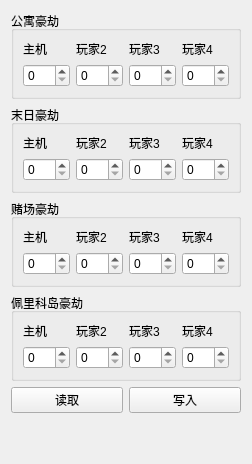
     <widget class="QWidget" name="tab_3">
      <attribute name="title">
       <string>分红</string>
      </attribute>
      <layout class="QGridLayout" name="gridLayout_10">
       <item row="0" column="0">
        <widget class="QGroupBox" name="groupBox">
         <property name="title">
          <string>公寓豪劫</string>
         </property>
         <layout class="QGridLayout" name="gridLayout">
          <item row="0" column="2">
           <layout class="QVBoxLayout" name="verticalLayout_3">
            <item>
             <widget class="QLabel" name="label_18">
              <property name="text">
               <string>玩家3</string>
              </property>
             </widget>
            </item>
            <item>
             <widget class="QSpinBox" name="spinBox_playerCut3_apartmentHeist">
              <property name="suffix">
               <string/>
              </property>
              <property name="maximum">
               <number>100</number>
              </property>
              <property name="displayIntegerBase">
               <number>10</number>
              </property>
             </widget>
            </item>
           </layout>
          </item>
          <item row="0" column="1">
           <layout class="QVBoxLayout" name="verticalLayout_2">
            <item>
             <widget class="QLabel" name="label_15">
              <property name="text">
               <string>玩家2</string>
              </property>
             </widget>
            </item>
            <item>
             <widget class="QSpinBox" name="spinBox_playerCut2_apartmentHeist">
              <property name="suffix">
               <string/>
              </property>
              <property name="maximum">
               <number>100</number>
              </property>
              <property name="displayIntegerBase">
               <number>10</number>
              </property>
             </widget>
            </item>
           </layout>
          </item>
          <item row="0" column="0">
           <layout class="QVBoxLayout" name="verticalLayout">
            <item>
             <widget class="QLabel" name="label_13">
              <property name="text">
               <string>主机</string>
              </property>
             </widget>
            </item>
            <item>
             <widget class="QSpinBox" name="spinBox_playerCut1_apartmentHeist">
              <property name="enabled">
               <bool>true</bool>
              </property>
              <property name="wrapping">
               <bool>false</bool>
              </property>
              <property name="readOnly">
               <bool>false</bool>
              </property>
              <property name="keyboardTracking">
               <bool>true</bool>
              </property>
              <property name="showGroupSeparator" stdset="0">
               <bool>false</bool>
              </property>
              <property name="suffix">
               <string/>
              </property>
              <property name="maximum">
               <number>100</number>
              </property>
              <property name="stepType">
               <enum>QAbstractSpinBox::DefaultStepType</enum>
              </property>
              <property name="displayIntegerBase">
               <number>10</number>
              </property>
             </widget>
            </item>
           </layout>
          </item>
          <item row="0" column="3">
           <layout class="QVBoxLayout" name="verticalLayout_4">
            <item>
             <widget class="QLabel" name="label_19">
              <property name="text">
               <string>玩家4</string>
              </property>
             </widget>
            </item>
            <item>
             <widget class="QSpinBox" name="spinBox_playerCut4_apartmentHeist">
              <property name="suffix">
               <string/>
              </property>
              <property name="maximum">
               <number>100</number>
              </property>
              <property name="displayIntegerBase">
               <number>10</number>
              </property>
             </widget>
            </item>
           </layout>
          </item>
         </layout>
        </widget>
       </item>
       <item row="1" column="0">
        <widget class="QGroupBox" name="groupBox_2">
         <property name="title">
          <string>末日豪劫</string>
         </property>
         <layout class="QGridLayout" name="gridLayout_7">
          <item row="0" column="1">
           <layout class="QVBoxLayout" name="verticalLayout_6">
            <item>
             <widget class="QLabel" name="label_29">
              <property name="text">
               <string>玩家2</string>
              </property>
             </widget>
            </item>
            <item>
             <widget class="QSpinBox" name="spinBox_playerCut2_doomsdayHeist">
              <property name="suffix">
               <string/>
              </property>
              <property name="maximum">
               <number>100</number>
              </property>
              <property name="displayIntegerBase">
               <number>10</number>
              </property>
             </widget>
            </item>
           </layout>
          </item>
          <item row="0" column="3">
           <layout class="QVBoxLayout" name="verticalLayout_8">
            <item>
             <widget class="QLabel" name="label_21">
              <property name="text">
               <string>玩家4</string>
              </property>
             </widget>
            </item>
            <item>
             <widget class="QSpinBox" name="spinBox_playerCut4_doomsdayHeist">
              <property name="suffix">
               <string/>
              </property>
              <property name="maximum">
               <number>100</number>
              </property>
              <property name="displayIntegerBase">
               <number>10</number>
              </property>
             </widget>
            </item>
           </layout>
          </item>
          <item row="0" column="0">
           <layout class="QVBoxLayout" name="verticalLayout_5">
            <item>
             <widget class="QLabel" name="label_20">
              <property name="text">
               <string>主机</string>
              </property>
             </widget>
            </item>
            <item>
             <widget class="QSpinBox" name="spinBox_playerCut1_doomsdayHeist">
              <property name="suffix">
               <string/>
              </property>
              <property name="maximum">
               <number>100</number>
              </property>
              <property name="displayIntegerBase">
               <number>10</number>
              </property>
             </widget>
            </item>
           </layout>
          </item>
          <item row="0" column="2">
           <layout class="QVBoxLayout" name="verticalLayout_7">
            <item>
             <widget class="QLabel" name="label_28">
              <property name="text">
               <string>玩家3</string>
              </property>
             </widget>
            </item>
            <item>
             <widget class="QSpinBox" name="spinBox_playerCut3_doomsdayHeist">
              <property name="suffix">
               <string/>
              </property>
              <property name="maximum">
               <number>100</number>
              </property>
              <property name="displayIntegerBase">
               <number>10</number>
              </property>
             </widget>
            </item>
           </layout>
          </item>
         </layout>
        </widget>
       </item>
       <item row="2" column="0">
        <widget class="QGroupBox" name="groupBox_3">
         <property name="title">
          <string>赌场豪劫</string>
         </property>
         <layout class="QGridLayout" name="gridLayout_8">
          <item row="0" column="1">
           <layout class="QVBoxLayout" name="verticalLayout_10">
            <item>
             <widget class="QLabel" name="label_33">
              <property name="text">
               <string>玩家2</string>
              </property>
             </widget>
            </item>
            <item>
             <widget class="QSpinBox" name="spinBox_playerCut2_casinoHeist">
              <property name="suffix">
               <string/>
              </property>
              <property name="maximum">
               <number>100</number>
              </property>
              <property name="displayIntegerBase">
               <number>10</number>
              </property>
             </widget>
            </item>
           </layout>
          </item>
          <item row="0" column="2">
           <layout class="QVBoxLayout" name="verticalLayout_11">
            <item>
             <widget class="QLabel" name="label_32">
              <property name="text">
               <string>玩家3</string>
              </property>
             </widget>
            </item>
            <item>
             <widget class="QSpinBox" name="spinBox_playerCut3_casinoHeist">
              <property name="suffix">
               <string/>
              </property>
              <property name="maximum">
               <number>100</number>
              </property>
              <property name="displayIntegerBase">
               <number>10</number>
              </property>
             </widget>
            </item>
           </layout>
          </item>
          <item row="0" column="3">
           <layout class="QVBoxLayout" name="verticalLayout_12">
            <item>
             <widget class="QLabel" name="label_31">
              <property name="text">
               <string>玩家4</string>
              </property>
             </widget>
            </item>
            <item>
             <widget class="QSpinBox" name="spinBox_playerCut4_casinoHeist">
              <property name="suffix">
               <string/>
              </property>
              <property name="maximum">
               <number>100</number>
              </property>
              <property name="displayIntegerBase">
               <number>10</number>
              </property>
             </widget>
            </item>
           </layout>
          </item>
          <item row="0" column="0">
           <layout class="QVBoxLayout" name="verticalLayout_9">
            <item>
             <widget class="QLabel" name="label_30">
              <property name="text">
               <string>主机</string>
              </property>
             </widget>
            </item>
            <item>
             <widget class="QSpinBox" name="spinBox_playerCut1_casinoHeist">
              <property name="suffix">
               <string/>
              </property>
              <property name="maximum">
               <number>100</number>
              </property>
              <property name="displayIntegerBase">
               <number>10</number>
              </property>
             </widget>
            </item>
           </layout>
          </item>
         </layout>
        </widget>
       </item>
       <item row="3" column="0">
        <widget class="QGroupBox" name="groupBox_4">
         <property name="title">
          <string>佩里科岛豪劫</string>
         </property>
         <layout class="QGridLayout" name="gridLayout_9">
          <item row="0" column="2">
           <layout class="QVBoxLayout" name="verticalLayout_15">
            <item>
             <widget class="QLabel" name="label_36">
              <property name="text">
               <string>玩家3</string>
              </property>
             </widget>
            </item>
            <item>
             <widget class="QSpinBox" name="spinBox_playerCut3_pericoHeist">
              <property name="suffix">
               <string/>
              </property>
              <property name="maximum">
               <number>100</number>
              </property>
              <property name="displayIntegerBase">
               <number>10</number>
              </property>
             </widget>
            </item>
           </layout>
          </item>
          <item row="0" column="0">
           <layout class="QVBoxLayout" name="verticalLayout_13">
            <item>
             <widget class="QLabel" name="label_34">
              <property name="text">
               <string>主机</string>
              </property>
             </widget>
            </item>
            <item>
             <widget class="QSpinBox" name="spinBox_playerCut1_pericoHeist">
              <property name="suffix">
               <string/>
              </property>
              <property name="maximum">
               <number>100</number>
              </property>
              <property name="displayIntegerBase">
               <number>10</number>
              </property>
             </widget>
            </item>
           </layout>
          </item>
          <item row="0" column="1">
           <layout class="QVBoxLayout" name="verticalLayout_14">
            <item>
             <widget class="QLabel" name="label_37">
              <property name="text">
               <string>玩家2</string>
              </property>
             </widget>
            </item>
            <item>
             <widget class="QSpinBox" name="spinBox_playerCut2_pericoHeist">
              <property name="suffix">
               <string/>
              </property>
              <property name="maximum">
               <number>100</number>
              </property>
              <property name="displayIntegerBase">
               <number>10</number>
              </property>
             </widget>
            </item>
           </layout>
          </item>
          <item row="0" column="3">
           <layout class="QVBoxLayout" name="verticalLayout_16">
            <item>
             <widget class="QLabel" name="label_35">
              <property name="text">
               <string>玩家4</string>
              </property>
             </widget>
            </item>
            <item>
             <widget class="QSpinBox" name="spinBox_playerCut4_pericoHeist">
              <property name="suffix">
               <string/>
              </property>
              <property name="maximum">
               <number>100</number>
              </property>
              <property name="displayIntegerBase">
               <number>10</number>
              </property>
             </widget>
            </item>
           </layout>
          </item>
         </layout>
        </widget>
       </item>
       <item row="4" column="0">
        <layout class="QGridLayout" name="gridLayout_4">
         <item row="0" column="0">
          <widget class="QPushButton" name="pushButton_readCut">
           <property name="text">
            <string>读取</string>
           </property>
          </widget>
         </item>
         <item row="0" column="1">
          <widget class="QPushButton" name="pushButton_writeCut">
           <property name="text">
            <string>写入</string>
           </property>
          </widget>
         </item>
        </layout>
       </item>
       <item row="5" column="0">
        <spacer name="verticalSpacer_2">
         <property name="orientation">
          <enum>Qt::Vertical</enum>
         </property>
         <property name="sizeHint" stdset="0">
          <size>
           <width>20</width>
           <height>40</height>
          </size>
         </property>
        </spacer>
       </item>
      </layout>
     </widget>
